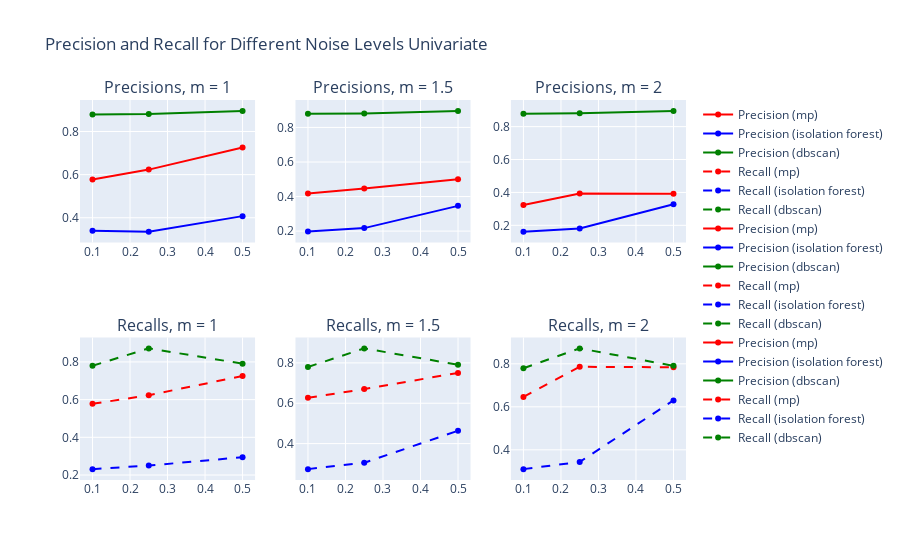

Notebook source saved alongside this figure:
### Code cell
# Create subplots with two rows and three columns
fig = make_subplots(rows=2, cols=3, subplot_titles=("Precisions, m = 1", "Precisions, m = 1.5", "Precisions, m = 2", "Recalls, m = 1", "Recalls, m = 1.5", "Recalls, m = 2",))

# Filter data for specific 'm' values
m_values = [1, 1.5, 2]

for i, m in enumerate(m_values, 1):
    # Filter data for current 'm' value for mp_df
    filtered_mp_df = mp_df[mp_df['m'] == m]

    # Filter data for current 'm' value for isf_df
    filtered_isf_df = isf_df[isf_df['m'] == m]

    # Filter data for dbscan_df (assuming it doesn't have 'm' column)
    filtered_dbscan_df = dbscan_df  # No filtering required

    # Group by 'noise' and calculate the mean for mp_df
    mp_mean_df = filtered_mp_df.groupby('noise').mean().reset_index()

    # Group by 'noise' and calculate the mean for isf_df
    isf_mean_df = filtered_isf_df.groupby('noise').mean().reset_index()

    # Group by 'noise' and calculate the mean for dbscan_df
    dbscan_mean_df = filtered_dbscan_df.groupby('noise').mean().reset_index()

    # Plot precision for mp_df in the first row
    fig.add_trace(go.Scatter(x=mp_mean_df['noise'], y=mp_mean_df['precision'],
                              mode='lines+markers', name=f'Precision (mp)',
                              line=dict(color='red')),
                  row=1, col=i)

    # Plot precision for isf_df in the first row
    fig.add_trace(go.Scatter(x=isf_mean_df['noise'], y=isf_mean_df['precision'],
                              mode='lines+markers', name=f'Precision (isolation forest)',
                              line=dict(color='blue')),
                  row=1, col=i)

    # Plot precision for dbscan_df in the first row
    fig.add_trace(go.Scatter(x=dbscan_mean_df['noise'], y=dbscan_mean_df['precision'],
                              mode='lines+markers', name=f'Precision (dbscan)',
                              line=dict(color='green')),
                  row=1, col=i)

    # Plot recall for mp_df in the second row
    fig.add_trace(go.Scatter(x=mp_mean_df['noise'], y=mp_mean_df['recall'],
                              mode='lines+markers', name=f'Recall (mp)',
                              line=dict(color='red', dash='dash')),
                  row=2, col=i)

    # Plot recall for isf_df in the second row
    fig.add_trace(go.Scatter(x=isf_mean_df['noise'], y=isf_mean_df['recall'],
                              mode='lines+markers', name=f'Recall (isolation forest)',
                              line=dict(color='blue', dash='dash')),
                  row=2, col=i)

    # Plot recall for dbscan_df in the second row
    fig.add_trace(go.Scatter(x=dbscan_mean_df['noise'], y=dbscan_mean_df['recall'],
                              mode='lines+markers', name=f'Recall (dbscan)',
                               line=dict(color='green', dash='dash')),
                  row=2, col=i)

# Update layout
fig.update_layout(title_text="Precision and Recall for Different Noise Levels Univariate")

fig.show()

### Figure 1 — Plotly figure (JSON) as saved in the notebook; plotly's stock layout.template omitted (floating-point values rounded to 4 significant figures)
{"data": [{"line": {"color": "red"}, "mode": "lines+markers", "name": "Precision (mp)", "type": "scatter", "x": [0.1, 0.25, 0.5], "xaxis": "x", "y": [0.5775, 0.6234, 0.7254], "yaxis": "y"}, {"line": {"color": "blue"}, "mode": "lines+markers", "name": "Precision (isolation forest)", "type": "scatter", "x": [0.1, 0.25, 0.5], "xaxis": "x", "y": [0.3395, 0.3356, 0.4075], "yaxis": "y"}, {"line": {"color": "green"}, "mode": "lines+markers", "name": "Precision (dbscan)", "type": "scatter", "x": [0.1, 0.25, 0.5], "xaxis": "x", "y": [0.8785, 0.8811, 0.8958], "yaxis": "y"}, {"line": {"color": "red", "dash": "dash"}, "mode": "lines+markers", "name": "Recall (mp)", "type": "scatter", "x": [0.1, 0.25, 0.5], "xaxis": "x4", "y": [0.5775, 0.6234, 0.7254], "yaxis": "y4"}, {"line": {"color": "blue", "dash": "dash"}, "mode": "lines+markers", "name": "Recall (isolation forest)", "type": "scatter", "x": [0.1, 0.25, 0.5], "xaxis": "x4", "y": [0.2311, 0.25, 0.2944], "yaxis": "y4"}, {"line": {"color": "green", "dash": "dash"}, "mode": "lines+markers", "name": "Recall (dbscan)", "type": "scatter", "x": [0.1, 0.25, 0.5], "xaxis": "x4", "y": [0.7796, 0.8719, 0.7907], "yaxis": "y4"}, {"line": {"color": "red"}, "mode": "lines+markers", "name": "Precision (mp)", "type": "scatter", "x": [0.1, 0.25, 0.5], "xaxis": "x2", "y": [0.4173, 0.4463, 0.4997], "yaxis": "y2"}, {"line": {"color": "blue"}, "mode": "lines+markers", "name": "Precision (isolation forest)", "type": "scatter", "x": [0.1, 0.25, 0.5], "xaxis": "x2", "y": [0.1971, 0.2175, 0.3461], "yaxis": "y2"}, {"line": {"color": "green"}, "mode": "lines+markers", "name": "Precision (dbscan)", "type": "scatter", "x": [0.1, 0.25, 0.5], "xaxis": "x2", "y": [0.8785, 0.8811, 0.8958], "yaxis": "y2"}, {"line": {"color": "red", "dash": "dash"}, "mode": "lines+markers", "name": "Recall (mp)", "type": "scatter", "x": [0.1, 0.25, 0.5], "xaxis": "x5", "y": [0.6267, 0.6702, 0.7503], "yaxis": "y5"}, {"line": {"color": "blue", "dash": "dash"}, "mode": "lines+markers", "name": "Recall (isolation forest)", "type": "scatter", "x": [0.1, 0.25, 0.5], "xaxis": "x5", "y": [0.2735, 0.305, 0.4636], "yaxis": "y5"}, {"line": {"color": "green", "dash": "dash"}, "mode": "lines+markers", "name": "Recall (dbscan)", "type": "scatter", "x": [0.1, 0.25, 0.5], "xaxis": "x5", "y": [0.7796, 0.8719, 0.7907], "yaxis": "y5"}, {"line": {"color": "red"}, "mode": "lines+markers", "name": "Precision (mp)", "type": "scatter", "x": [0.1, 0.25, 0.5], "xaxis": "x3", "y": [0.323, 0.3931, 0.3921], "yaxis": "y3"}, {"line": {"color": "blue"}, "mode": "lines+markers", "name": "Precision (isolation forest)", "type": "scatter", "x": [0.1, 0.25, 0.5], "xaxis": "x3", "y": [0.1617, 0.1809, 0.3286], "yaxis": "y3"}, {"line": {"color": "green"}, "mode": "lines+markers", "name": "Precision (dbscan)", "type": "scatter", "x": [0.1, 0.25, 0.5], "xaxis": "x3", "y": [0.8785, 0.8811, 0.8958], "yaxis": "y3"}, {"line": {"color": "red", "dash": "dash"}, "mode": "lines+markers", "name": "Recall (mp)", "type": "scatter", "x": [0.1, 0.25, 0.5], "xaxis": "x6", "y": [0.646, 0.7862, 0.7842], "yaxis": "y6"}, {"line": {"color": "blue", "dash": "dash"}, "mode": "lines+markers", "name": "Recall (isolation forest)", "type": "scatter", "x": [0.1, 0.25, 0.5], "xaxis": "x6", "y": [0.31, 0.3434, 0.6297], "yaxis": "y6"}, {"line": {"color": "green", "dash": "dash"}, "mode": "lines+markers", "name": "Recall (dbscan)", "type": "scatter", "x": [0.1, 0.25, 0.5], "xaxis": "x6", "y": [0.7796, 0.8719, 0.7907], "yaxis": "y6"}], "layout": {"annotations": [{"font": {"size": 16}, "showarrow": false, "text": "Precisions, m = 1", "x": 0.1444, "xanchor": "center", "xref": "paper", "y": 1, "yanchor": "bottom", "yref": "paper"}, {"font": {"size": 16}, "showarrow": false, "text": "Precisions, m = 1.5", "x": 0.5, "xanchor": "center", "xref": "paper", "y": 1, "yanchor": "bottom", "yref": "paper"}, {"font": {"size": 16}, "showarrow": false, "text": "Precisions, m = 2", "x": 0.8556, "xanchor": "center", "xref": "paper", "y": 1, "yanchor": "bottom", "yref": "paper"}, {"font": {"size": 16}, "showarrow": false, "text": "Recalls, m = 1", "x": 0.1444, "xanchor": "center", "xref": "paper", "y": 0.375, "yanchor": "bottom", "yref": "paper"}, {"font": {"size": 16}, "showarrow": false, "text": "Recalls, m = 1.5", "x": 0.5, "xanchor": "center", "xref": "paper", "y": 0.375, "yanchor": "bottom", "yref": "paper"}, {"font": {"size": 16}, "showarrow": false, "text": "Recalls, m = 2", "x": 0.8556, "xanchor": "center", "xref": "paper", "y": 0.375, "yanchor": "bottom", "yref": "paper"}], "autosize": true, "title": {"text": "Precision and Recall for Different Noise Levels Univariate"}, "xaxis": {"anchor": "y", "autorange": true, "domain": [0, 0.2889], "range": [0.07226, 0.5277], "type": "linear"}, "xaxis2": {"anchor": "y2", "autorange": true, "domain": [0.3556, 0.6444], "range": [0.07226, 0.5277], "type": "linear"}, "xaxis3": {"anchor": "y3", "autorange": true, "domain": [0.7111, 1], "range": [0.07226, 0.5277], "type": "linear"}, "xaxis4": {"anchor": "y4", "autorange": true, "domain": [0, 0.2889], "range": [0.07226, 0.5277], "type": "linear"}, "xaxis5": {"anchor": "y5", "autorange": true, "domain": [0.3556, 0.6444], "range": [0.07226, 0.5277], "type": "linear"}, "xaxis6": {"anchor": "y6", "autorange": true, "domain": [0.7111, 1], "range": [0.07226, 0.5277], "type": "linear"}, "yaxis": {"anchor": "x", "autorange": true, "domain": [0.625, 1], "range": [0.2606, 0.9707], "type": "linear"}, "yaxis2": {"anchor": "x2", "autorange": true, "domain": [0.625, 1], "range": [0.1036, 0.9893], "type": "linear"}, "yaxis3": {"anchor": "x3", "autorange": true, "domain": [0.625, 1], "range": [0.06352, 0.994], "type": "linear"}, "yaxis4": {"anchor": "x4", "autorange": true, "domain": [0, 0.375], "range": [0.1454, 0.9576], "type": "linear"}, "yaxis5": {"anchor": "x5", "autorange": true, "domain": [0, 0.375], "range": [0.1934, 0.952], "type": "linear"}, "yaxis6": {"anchor": "x6", "autorange": true, "domain": [0, 0.375], "range": [0.2348, 0.9471], "type": "linear"}}}
